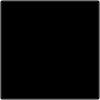
<?xml version="1.0" encoding="UTF-8"?>
<ui version="4.0">
 <class>Form</class>
 <widget class="QWidget" name="Form">
  <property name="geometry">
   <rect>
    <x>0</x>
    <y>0</y>
    <width>100</width>
    <height>100</height>
   </rect>
  </property>
  <property name="windowTitle">
   <string>Form</string>
  </property>
  <widget class="QLabel" name="picture">
   <property name="geometry">
    <rect>
     <x>0</x>
     <y>0</y>
     <width>100</width>
     <height>100</height>
    </rect>
   </property>
   <property name="text">
    <string/>
   </property>
  </widget>
  <widget class="QPushButton" name="button">
   <property name="geometry">
    <rect>
     <x>0</x>
     <y>0</y>
     <width>100</width>
     <height>100</height>
    </rect>
   </property>
   <property name="styleSheet">
    <string notr="true">QPushButton {background-color: rgb(0, 0, 0, 0)}</string>
   </property>
   <property name="text">
    <string/>
   </property>
  </widget>
 </widget>
 <resources/>
 <connections/>
</ui>
